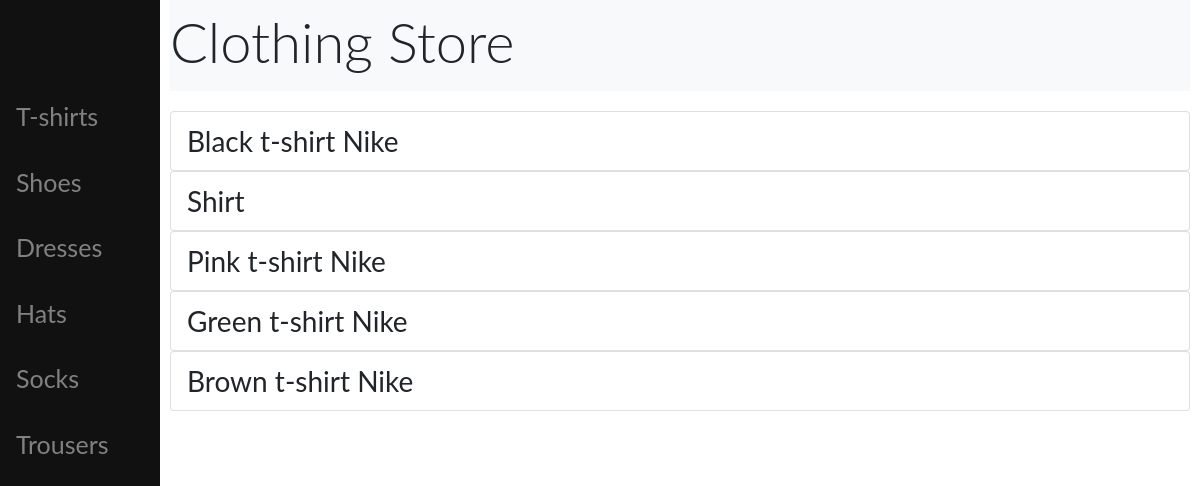
Page /category/1 on the committed database.
### Product/models.py (models this page shows, shortened)
class Category(models.Model):
    name = models.CharField(max_length=30)
    class Meta:
        verbose_name = "Category"
        verbose_name_plural = "Categories"

class Product(models.Model):
    category = models.ForeignKey(Category, on_delete=models.CASCADE, null=True)
    manufacturer = models.ForeignKey(Manufacturer, on_delete=models.CASCADE, null=True)
    name = models.CharField(max_length=100)
    description = models.TextField(blank=True)
    price = models.DecimalField(max_digits=12, decimal_places=2)

### Product/views.py (the view)
# urls.py: path('category/<id>', category, name='category'),
def category(request, id):
    category_user = Category.objects.get(pk=id)
    category_product = Product.objects.filter(category = category_user)
    categories = Category.objects.all()
    data = {'category_user': category_user, 'category_product': category_product, 'categories': categories}
    return render(request, 'category_product.html', data)

### Product/templates/category_product.html
{% extends 'indek.html' %}
    {% block product %}
        {% if category_product %}
            {% for product in category_product %}
                <ul class="list-group">
                    <a href="/product/{{ product.id }}" class="list-group-item list-group-item-action">{{ product.name }}</a>
                </ul>
            {% endfor %}
        {% endif %}
    {% endblock %}

### Product/templates/indek.html (shortened to what this page needs)
{% load static %}
<!DOCTYPE html>
<html lang="en">
<head>
    <link href="https://cdn.jsdelivr.net/npm/bootstrap@5.1.3/dist/css/bootstrap.min.css" rel="stylesheet"
>
    <link rel="stylesheet"  href="{%  static  'css/indek.css'  %}">
</head>
<body>
<div>
        <div class="sidenav">
           <br><br><br>
            {% for cat in categories %}
                <p><a href = "/category/{{ cat.id }}"> {{ cat.name }}</a></p>
            {% endfor %}
        </div>
    <div class="navigation">
        <nav class="navbar navbar-light bg-light">
            <h1 class="display-4">Clothing Store</h1>
        </nav>
    </div>
    <div class="main">
        {% block product %} {% endblock product %}
    </div>
</div>
</body>
</html>

### Product/static/css/indek.css (style rules this page uses)
body { font-family: "Lato", sans-serif; }
.sidenav { height: 100%; width: 160px; position: fixed; z-index: 1; top: 0; left: 0; background-color: #111; overflow-x: hidden; padding-top: 20px; }
.sidenav a { padding: 6px 8px 6px 16px; text-decoration: none; font-size: 25px; color: #818181; display: block; }
.main { margin-left: 160px; margin-top: 20px; font-size: 28px; padding: 0px 10px; }
.navigation { margin-left: 160px; font-size: 28px; padding: 0px 10px; }

### rows in the picture
Category: name "T-shirts"
Category: name "Shoes"
Category: name "Dresses"
Category: name "Hats"
Category: name "Socks"
Category: name "Trousers"
Product: name "Black t-shirt Nike"
Product: name "Shirt"
Product: name "Pink t-shirt Nike"
Product: name "Green t-shirt Nike"
Product: name "Brown t-shirt Nike"
